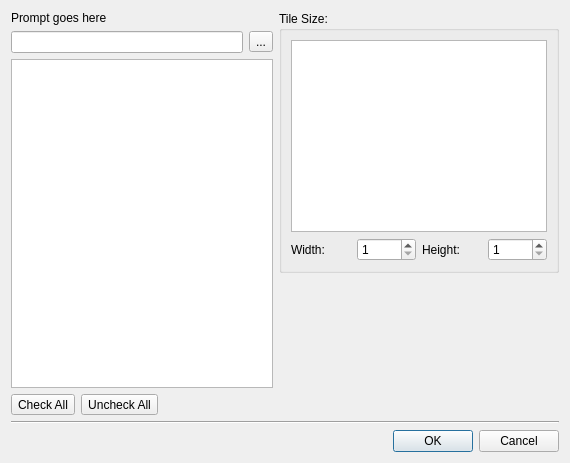
<?xml version="1.0" encoding="UTF-8"?>
<ui version="4.0">
 <class>AddTexturesDialog</class>
 <widget class="QDialog" name="AddTexturesDialog">
  <property name="geometry">
   <rect>
    <x>0</x>
    <y>0</y>
    <width>570</width>
    <height>463</height>
   </rect>
  </property>
  <property name="windowTitle">
   <string>Add Textures</string>
  </property>
  <layout class="QGridLayout" name="gridLayout_2">
   <item row="0" column="0">
    <layout class="QVBoxLayout" name="verticalLayout">
     <item>
      <widget class="QLabel" name="prompt">
       <property name="text">
        <string>Prompt goes here</string>
       </property>
      </widget>
     </item>
     <item>
      <layout class="QHBoxLayout" name="pathLayout">
       <item>
        <widget class="QLineEdit" name="path">
         <property name="readOnly">
          <bool>true</bool>
         </property>
        </widget>
       </item>
       <item>
        <widget class="QToolButton" name="browse">
         <property name="text">
          <string>...</string>
         </property>
        </widget>
       </item>
      </layout>
     </item>
     <item>
      <widget class="QListWidget" name="files"/>
     </item>
     <item>
      <layout class="QHBoxLayout" name="horizontalLayout">
       <item>
        <widget class="QToolButton" name="checkAll">
         <property name="text">
          <string>Check All</string>
         </property>
        </widget>
       </item>
       <item>
        <widget class="QToolButton" name="uncheckAll">
         <property name="text">
          <string>Uncheck All</string>
         </property>
        </widget>
       </item>
       <item>
        <spacer name="horizontalSpacer">
         <property name="orientation">
          <enum>Qt::Horizontal</enum>
         </property>
         <property name="sizeHint" stdset="0">
          <size>
           <width>40</width>
           <height>20</height>
          </size>
         </property>
        </spacer>
       </item>
      </layout>
     </item>
    </layout>
   </item>
   <item row="0" column="1">
    <layout class="QVBoxLayout" name="verticalLayout_2">
     <item>
      <widget class="QGroupBox" name="groupBox">
       <property name="title">
        <string>Tile Size:</string>
       </property>
       <layout class="QGridLayout" name="gridLayout">
        <item row="0" column="0" colspan="2">
         <widget class="QListWidget" name="tileSize"/>
        </item>
        <item row="1" column="0">
         <layout class="QHBoxLayout" name="horizontalLayout_2">
          <item>
           <widget class="QLabel" name="label">
            <property name="text">
             <string>Width:</string>
            </property>
           </widget>
          </item>
          <item>
           <widget class="QSpinBox" name="tileWidth">
            <property name="minimum">
             <number>1</number>
            </property>
            <property name="maximum">
             <number>1024</number>
            </property>
           </widget>
          </item>
         </layout>
        </item>
        <item row="1" column="1">
         <layout class="QHBoxLayout" name="horizontalLayout_3">
          <item>
           <widget class="QLabel" name="label_2">
            <property name="text">
             <string>Height:</string>
            </property>
           </widget>
          </item>
          <item>
           <widget class="QSpinBox" name="tileHeight">
            <property name="minimum">
             <number>1</number>
            </property>
            <property name="maximum">
             <number>1024</number>
            </property>
           </widget>
          </item>
         </layout>
        </item>
       </layout>
      </widget>
     </item>
     <item>
      <spacer name="verticalSpacer">
       <property name="orientation">
        <enum>Qt::Vertical</enum>
       </property>
       <property name="sizeHint" stdset="0">
        <size>
         <width>20</width>
         <height>40</height>
        </size>
       </property>
      </spacer>
     </item>
    </layout>
   </item>
   <item row="1" column="0" colspan="2">
    <widget class="Line" name="line">
     <property name="orientation">
      <enum>Qt::Horizontal</enum>
     </property>
    </widget>
   </item>
   <item row="2" column="0" colspan="2">
    <widget class="QDialogButtonBox" name="buttonBox">
     <property name="orientation">
      <enum>Qt::Horizontal</enum>
     </property>
     <property name="standardButtons">
      <set>QDialogButtonBox::Cancel|QDialogButtonBox::Ok</set>
     </property>
    </widget>
   </item>
  </layout>
 </widget>
 <resources/>
 <connections>
  <connection>
   <sender>buttonBox</sender>
   <signal>accepted()</signal>
   <receiver>AddTexturesDialog</receiver>
   <slot>accept()</slot>
   <hints>
    <hint type="sourcelabel">
     <x>147</x>
     <y>446</y>
    </hint>
    <hint type="destinationlabel">
     <x>183</x>
     <y>400</y>
    </hint>
   </hints>
  </connection>
  <connection>
   <sender>buttonBox</sender>
   <signal>rejected()</signal>
   <receiver>AddTexturesDialog</receiver>
   <slot>reject()</slot>
   <hints>
    <hint type="sourcelabel">
     <x>259</x>
     <y>439</y>
    </hint>
    <hint type="destinationlabel">
     <x>264</x>
     <y>397</y>
    </hint>
   </hints>
  </connection>
 </connections>
</ui>
